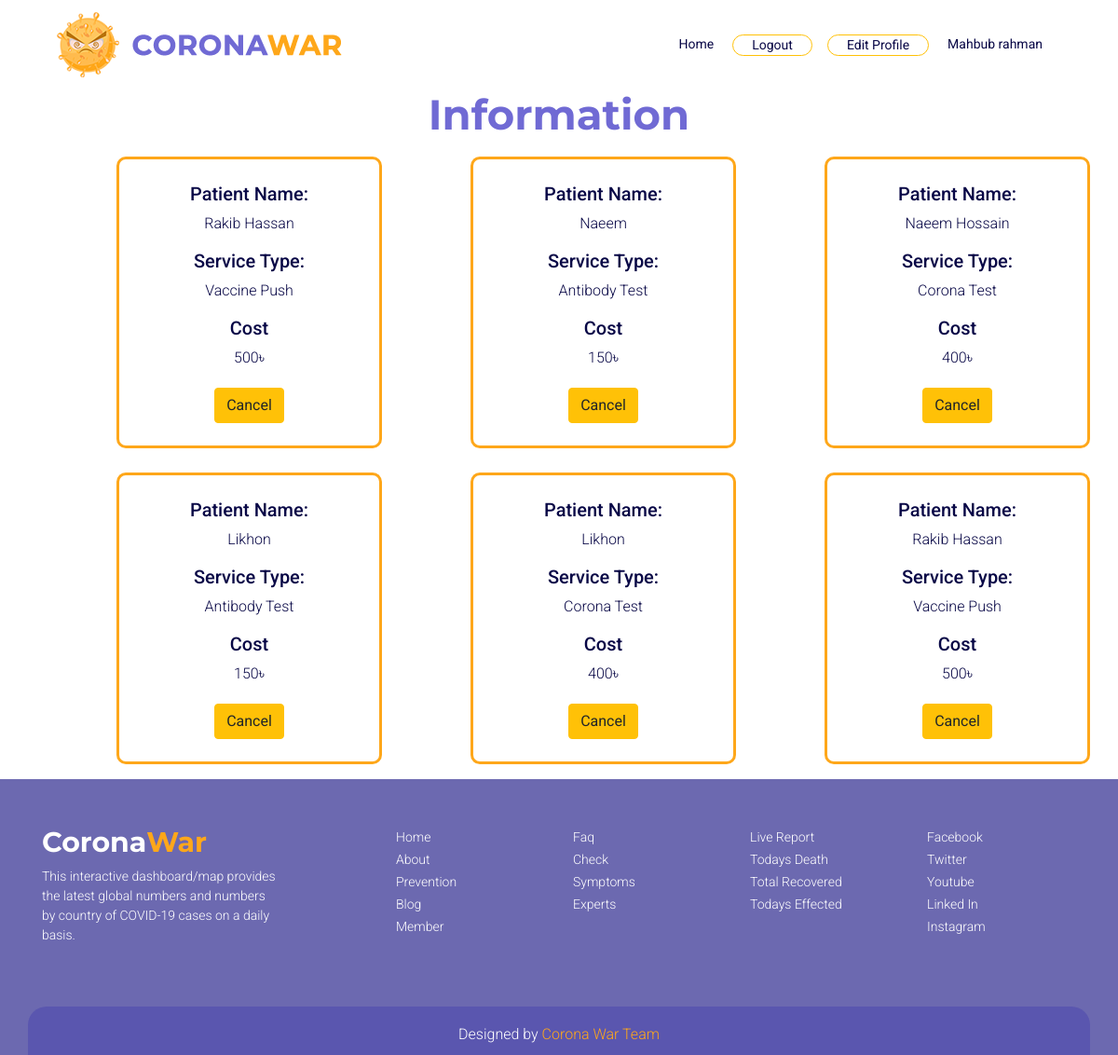
The app's page /doctor.php (signed in), older data.
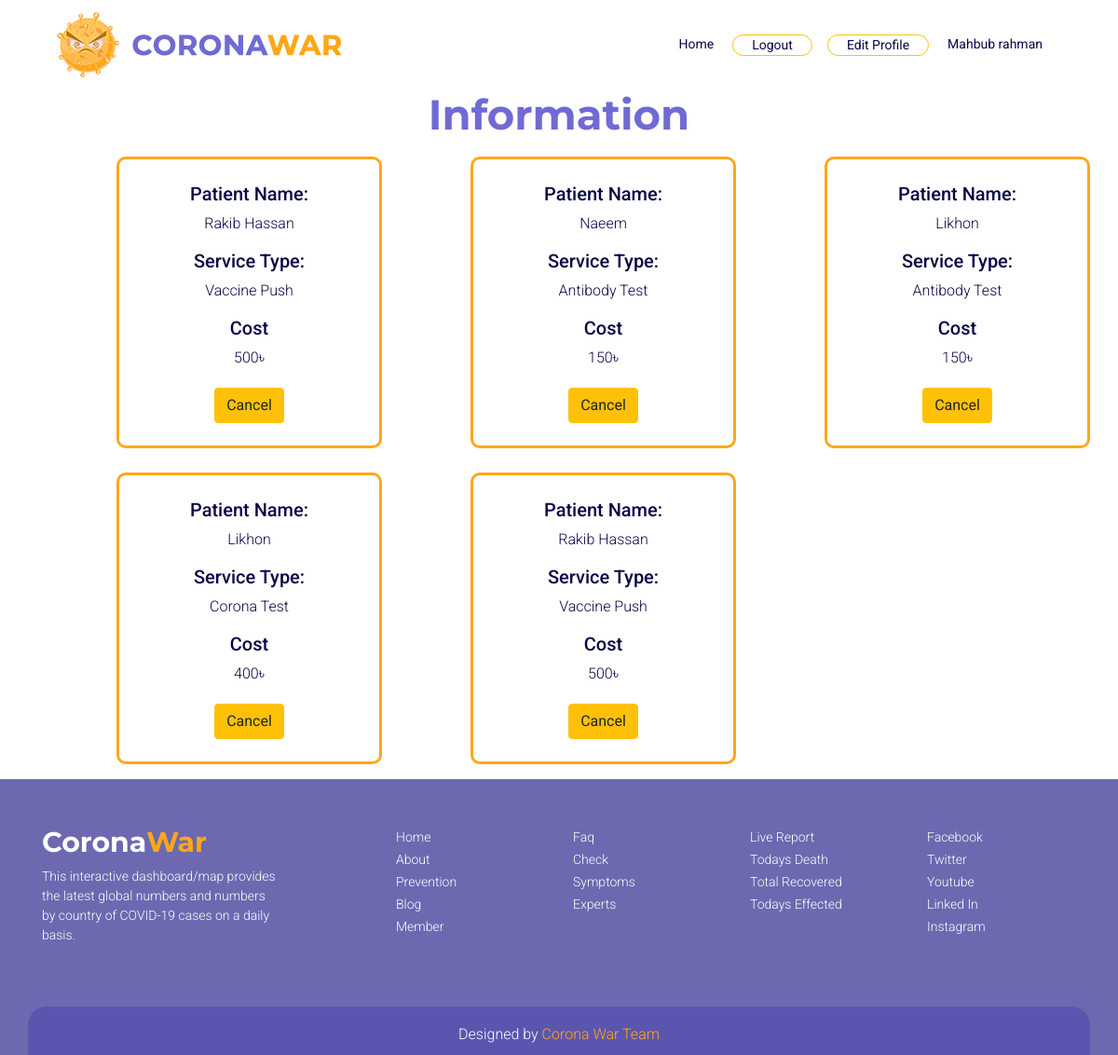
The same page, newer data.
### tables this page shows
CREATE TABLE `visit` (
  `ID` int(11) NOT NULL,
  `D_NAME` varchar(255) NOT NULL,
  `P_NAME` varchar(255) NOT NULL,
  `S_TYPE` varchar(255) NOT NULL
);

### doctor.php (the view, shortened to what this page needs)
<?php
include("dataconfig.php");
$p_name=isset($_SESSION['username'])?$_SESSION['username']:"";
$selectsql2="SELECT * FROM visit";
$conn->query($selectsql2);
$result_info=$conn->query($selectsql2);
$c=400;
$a=150;
$v=500;
$re=0;
?>
<!DOCTYPE html>
<html lang="en">
<head>
	<link rel="stylesheet" href="fontawesome/css/all.css">
	<link rel="stylesheet" href="css/bootstrap.css">
	<link rel="stylesheet" href="css/doctor.css">
	<link rel="stylesheet" href="css/media.css">
</head>
<body>
	<header>
		<div class="container">
			<nav class="navbar navbar-expand-lg navbar-light">
				<a class="navbar-brand l_img" href="index.php">
					<img class="img-fluid" src="images/logo.png" alt="logo">
				</a>
				<div class="collapse navbar-collapse menu" id="navbarNav">
					<ul class="navbar-nav ml-auto">
						<li class="nav-item active">
							<a class="nav-link" href="index.php">Home</a>
						</li>
						<li class="nav-item border rounded-pill border-warning float-left">
							<a class="nav-link" href="logout.php">Logout</a>
						</li>
						<li class="nav-item border rounded-pill border-warning float-left ml-3">
							<a class="nav-link" href="doctorEditProfile.php" >Edit Profile</a>
						</li>
						<li class="nav-item float-left">
							<a class="nav-link" href="#">
								<?php
								echo isset($_SESSION['username'])?$_SESSION['username']:"";
								?>
							</a>
						</li>
					</ul>
				</div>
			</nav>
		</div>
	</header>
	<section class="container">
		<div class="row">
			<div class="col-md-12">
				<h1 class="offset-lg-3 col-lg-6 offset-md-3 col-md-8 text-center meet_title custom_h1">Information</h1>
			</div>
			<?php while ($info=$result_info->fetch_assoc()) {?>
				<?php if ($p_name==$info['D_NAME']) { ?>
			<div class="col-md-3 offset-1 mb-3  meet_content text-center c_padding">
				<h3 class="custom_h3">Patient Name:</h3>
				<p class="custom_p"><?php echo $info['P_NAME'];?></p>
				<h5 class="custom_h3">Service Type:</h5>
				<p class="custom_p"><?php echo $info['S_TYPE'];?></p>
				<h5 class="custom_h3">Cost</h5>
				<p class="custom_p">
					<?php
					$var=$info['S_TYPE'];
					if($var=='Corona Test'){
						$re=$c;
					}
					else if($var=='Antibody Test'){
						$re=$a;
					}
					else if($var=='Vaccine Push'){
						$re=$v;
					}
					echo $re;
					?>৳</p>
				<a href="delete.php?ID=<?php echo $info['ID'];?>" type="submit" class="btn btn-warning radious mt-1 mb-4">Cancel</a>
			</div><?php } ?>
			<?php } ?>
		</div>
	</section>
	<footer>
		<div class="container">
			<div class="row" style="padding-bottom: 50px;">
				<div class="col-lg-3 col-sm-12 col-12 coronawar">
					<h3>Corona<span>War</span></h3>
					<p>This interactive dashboard/map provides the latest global numbers and numbers by country of COVID-19 cases on a daily basis.</p>
				</div>
				<div class="offset-lg-1 col-lg-1 offset-md-2 col-md-1 offset-sm-2  col-sm-2 offset-1 col-5 f_contact">
					<ul class="list-unstyled">
						<li><a href="#home">Home</a></li>
						<li><a href="#about">About</a></li>
						<li><a href="#prenention">Prevention</a></li>
						<li><a href="#blog">Blog</a></li>
						<li><a href="#">Member</a></li>
					</ul>
				</div>
				<div class="offset-md-1 col-md-1 offset-md-1 col-md-1 offset-sm-0 col-sm-2 offset-1 col-4 f_contact">
					<ul class="list-unstyled">
						<li><a href="#faq">Faq</a></li>
						<li><a href="#">Check Symptoms</a></li>
						<li><a href="index.php">Experts</a></li>
					</ul>
				</div>
				<div class="offset-lg-1 col-lg-2 offset-md-1 col-md-3 offset-sm-0  col-sm-3 offset-1 col-5 f_contact">
					<ul class="list-unstyled">
						<li><a href="index.php">Live Report</a></li>
						<li><a href="index.php">Todays Death</a></li>
						<li><a href="index.php">Total Recovered</a></li>
						<li><a href="index.php">Todays Effected</a></li>
					</ul>
				</div>
				<div class="offset-lg-0 col-lg-1 offset-md-0 col-md-2 offset-sm-0  col-sm-2 offset-1  col-4 f_contact">
					<ul class="list-unstyled">
						<li><a href="#">Facebook</a></li>
						<li><a href="#">Twitter</a></li>
						<li><a href="#">Youtube</a></li>
						<li><a href="#">Linked In</a></li>
						<li><a href="#">Instagram</a></li>
					</ul>
				</div>
			</div>
			<div class="row designed">
				<div class="col-12">
					<h2>Designed by <a href="#" target="_blank">Corona War Team</a></h2>
				</div>
			</div>
		</div>
	</footer>
</body>
</html>

Row changes from the older to the newer data that the page shows:
removed visit: P_NAME "Naeem Hossain", S_TYPE "Corona Test", re "400"
